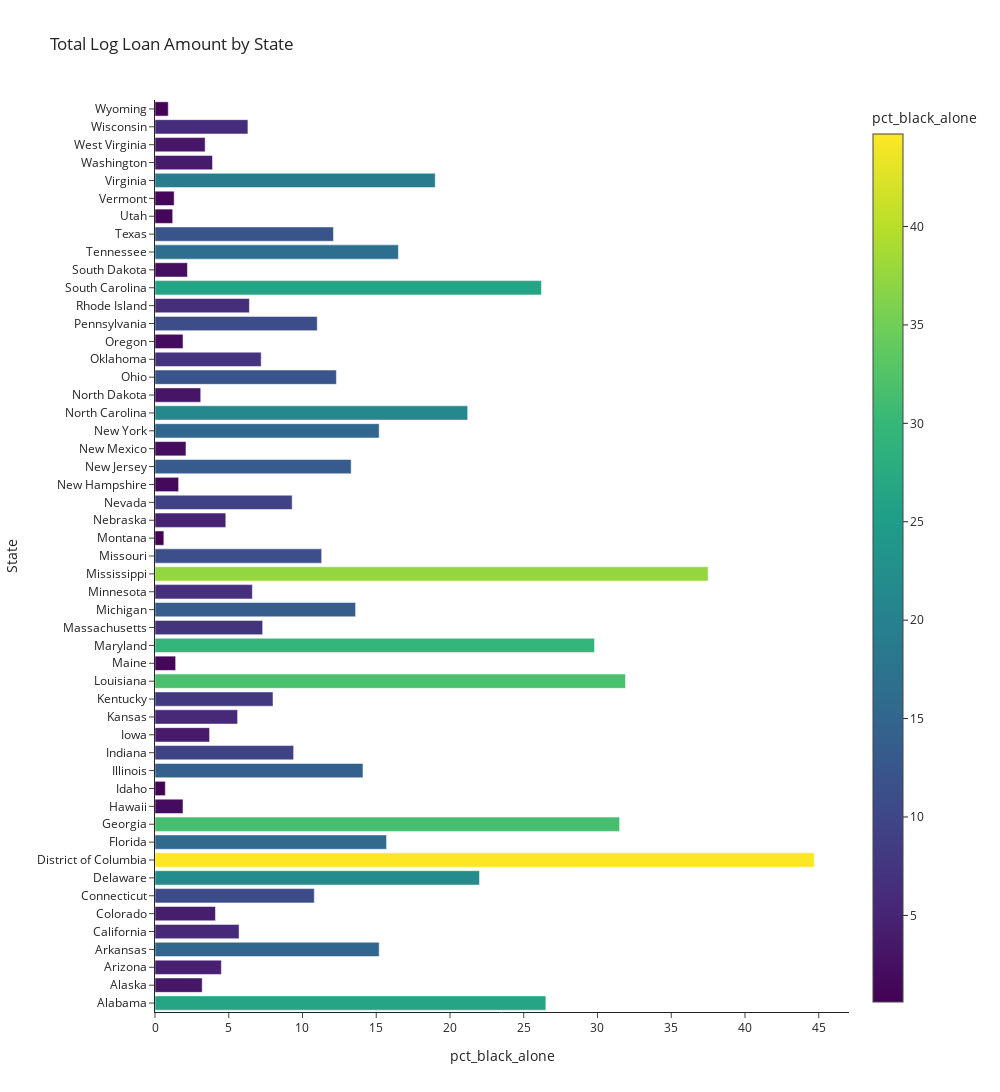

Notebook code cell kept with this figure:
### Code cell
# Create the barplot with continuous color scaling using Plotly Express
by_pct_blck = df.groupby(by='geo_name').aggregate({'log_loan_amount': 'sum','pct_black_alone':'mean'}).reset_index()

fig = px.bar(by_pct_blck, 
             x='pct_black_alone',
             y='geo_name', 
             orientation='h',
             color='pct_black_alone',  # Use log_loan_amount for continuous color scaling
             color_continuous_scale='viridis',  # Use 'viridis' color scale
             labels={'geo_name': 'State', 'loan_amount': 'Loan Amount (log scale)'},
             title='Total Log Loan Amount by State',
             template ='simple_white')

fig.update_layout(height=1200, width=1000)

fig.show()

### Figure 1 — Plotly figure (JSON) as saved in the notebook; plotly's stock layout.template omitted (floating-point values rounded to 4 significant figures)
{"data": [{"alignmentgroup": "True", "hovertemplate": "pct_black_alone=%{marker.color}<br>State=%{y}<extra></extra>", "legendgroup": "", "marker": {"color": [26.5, 3.2, 4.5, 15.2, 5.7, 4.1, 10.8, 22, 44.7, 15.7, 31.5, 1.9, 0.7, 14.1, 9.4, 3.7, 5.6, 8, 31.9, 1.4, 29.8, 7.3, 13.6, 6.6, 37.5, 11.3, 0.6, 4.8, 9.3, 1.6, 13.3, 2.1, 15.2, 21.2, 3.1, 12.3, 7.2, 1.9, 11, 6.4, 26.2, 2.2, 16.5, 12.1, 1.2, 1.3, 19, 3.9, 3.4, 6.3, 0.9], "coloraxis": "coloraxis", "pattern": {"shape": ""}}, "name": "", "offsetgroup": "", "orientation": "h", "showlegend": false, "textposition": "auto", "type": "bar", "x": [26.5, 3.2, 4.5, 15.2, 5.7, 4.1, 10.8, 22, 44.7, 15.7, 31.5, 1.9, 0.7, 14.1, 9.4, 3.7, 5.6, 8, 31.9, 1.4, 29.8, 7.3, 13.6, 6.6, 37.5, 11.3, 0.6, 4.8, 9.3, 1.6, 13.3, 2.1, 15.2, 21.2, 3.1, 12.3, 7.2, 1.9, 11, 6.4, 26.2, 2.2, 16.5, 12.1, 1.2, 1.3, 19, 3.9, 3.4, 6.3, 0.9], "xaxis": "x", "y": ["Alabama", "Alaska", "Arizona", "Arkansas", "California", "Colorado", "Connecticut", "Delaware", "District of Columbia", "Florida", "Georgia", "Hawaii", "Idaho", "Illinois", "Indiana", "Iowa", "Kansas", "Kentucky", "Louisiana", "Maine", "Maryland", "Massachusetts", "Michigan", "Minnesota", "Mississippi", "Missouri", "Montana", "Nebraska", "Nevada", "New Hampshire", "New Jersey", "New Mexico", "New York", "North Carolina", "North Dakota", "Ohio", "Oklahoma", "Oregon", "Pennsylvania", "Rhode Island", "South Carolina", "South Dakota", "Tennessee", "Texas", "Utah", "Vermont", "Virginia", "Washington", "West Virginia", "Wisconsin", "Wyoming"], "yaxis": "y"}], "layout": {"barmode": "relative", "coloraxis": {"colorbar": {"title": {"text": "pct_black_alone"}}, "colorscale": [[0, "#440154"], [0.1111, "#482878"], [0.2222, "#3e4989"], [0.3333, "#31688e"], [0.4444, "#26828e"], [0.5556, "#1f9e89"], [0.6667, "#35b779"], [0.7778, "#6ece58"], [0.8889, "#b5de2b"], [1, "#fde725"]]}, "height": 1200, "legend": {"tracegroupgap": 0}, "title": {"text": "Total Log Loan Amount by State"}, "width": 1000, "xaxis": {"anchor": "y", "domain": [0, 1], "title": {"text": "pct_black_alone"}}, "yaxis": {"anchor": "x", "domain": [0, 1], "title": {"text": "State"}}}}
